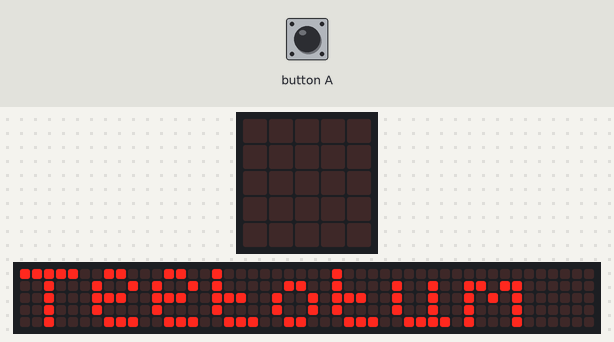
This program was run on a simulated BBC micro:bit running MicroPython. Shown: the board's 5×5 LED display, a strip that is not on the board, showing the scrolling text unrolled. The inputs (shaded band) are chosen by the test bench. Random numbers come from a fixed seed; the 48×5 strip is a reading aid, not a part: it shows the text the display is scrolling, unrolled, one strip-width of it at a time.

Above: at 7.0 s.
8.3 s: button A pressed for 0.15 s
At 8.87 s:
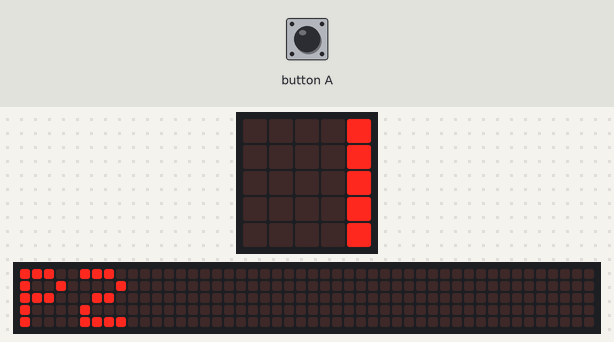
9.0 s: button A pressed for 1 s
At 9.4 s:
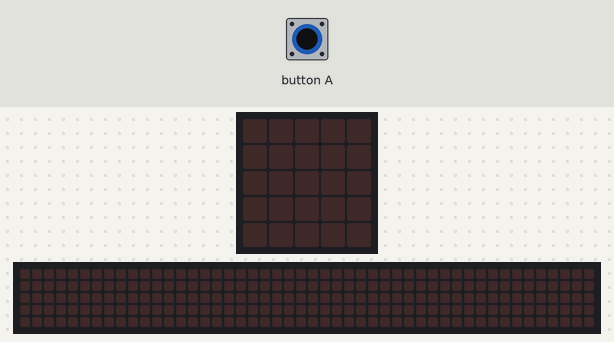
10.6 s: button A pressed for 0.15 s
At 11.17 s:
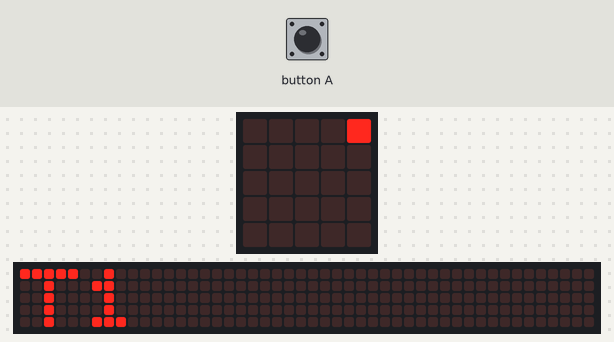
11.3 s: button A pressed for 1 s
At 11.87 s:
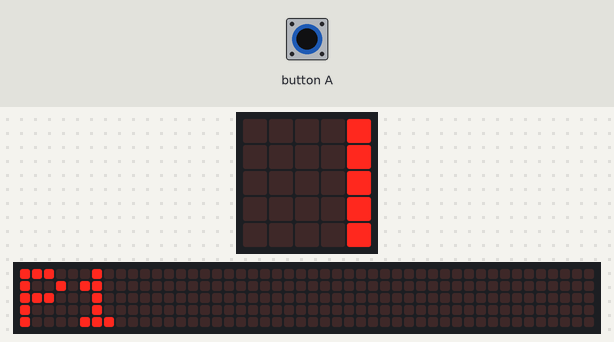
12.9 s: button A pressed 2 times (0.12 s each, 0.3 s apart)
At 13.98 s:
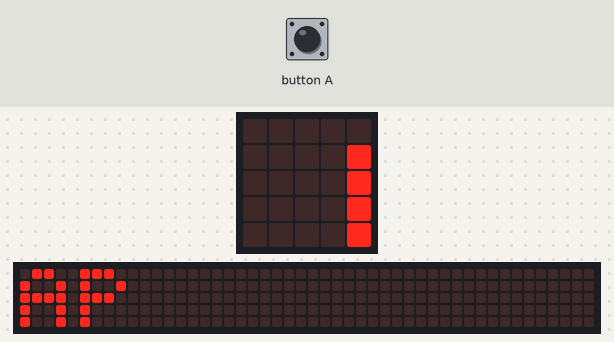

The program:

teetotum.py
```python
#teetotum
#Shows random images of
#Take 1
#Put 1
#Put 2
#All Put
#Take All
from microbit import *
import random

display.scroll('Teetotum', wait = True)
msgs = ['T1','P2','P1','AP','TA']
while True:
    if button_a.was_pressed():
        display.clear()
        sleep(500)
        display.scroll(random.choice(msgs), loop = True, wait = False)
```

Measured:
- after the input at 8.3 s, the display: changes after 0.50 s (image 1)
- what the display in image 2 shows lasts 0.5 s, from 9.0 s to 9.5 s
